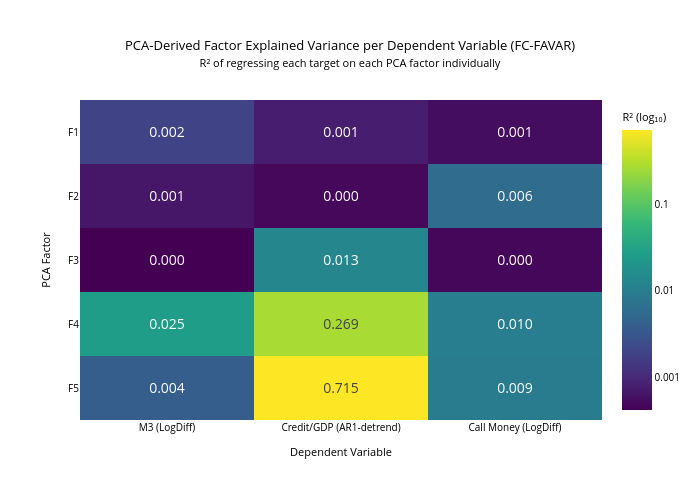

Notebook code cell kept with this figure:
### Code cell
# PCA-Derived Factor Explained Variance per Dependent Variable (FC-FAVAR)

# Dependent Variable
dep_vars  = [
    "LogDiff-Monetary Aggregates - M3 (JPY)",
    "AR(1)detrend-Total Credit - Private Non-Financial (%GDP)",
    "LogDiff-Call Money/Interbank Immediate (%)"
]
dep_labels = ["M3 (LogDiff)", "Credit/GDP\n(AR1-detrend)", "Call Money\n(LogDiff)"]
factor_cols = ["F1", "F2", "F3", "F4", "F5"]

# R-squared 
def r2_ols(x, y):
    X = np.column_stack([np.ones(len(x)), x])
    beta = np.linalg.lstsq(X, y, rcond=None)[0]
    y_hat = X @ beta
    ss_res = np.sum((y - y_hat) ** 2)
    ss_tot = np.sum((y - y.mean()) ** 2)
    return 1.0 - ss_res / ss_tot if ss_tot > 0 else 0.0
# R-Squared Matrix
r2_matrix = np.zeros((len(factor_cols), len(dep_vars)))
for j, dv in enumerate(dep_vars):
    y = favar_core_df[dv].dropna().values
    for i, fk in enumerate(factor_cols):
        x_raw = favar_core_df[fk].reindex(favar_core_df[dv].dropna().index).values
        mask  = ~np.isnan(x_raw) & ~np.isnan(y)
        r2_matrix[i, j] = r2_ols(x_raw[mask], y[mask])
r2_df = pd.DataFrame(r2_matrix, index=factor_cols, columns=dep_labels)

# Log-transform for color mapping only 
eps = 1e-4
z_log = np.log10(np.maximum(r2_matrix, eps))

# Text Annotation 
text_annot = [[f"{r2_matrix[i,j]:.3f}" for j in range(len(dep_vars))]
              for i in range(len(factor_cols))]
# Color Rescaling
fig = go.Figure(
    data=go.Heatmap(
        z = z_log,           
        x = dep_labels,
        y = factor_cols,
        text = text_annot,
        texttemplate = "%{text}",
        textfont = dict(size=14),
        colorscale = "Viridis",
        colorbar = dict(
            title = dict(text="R² (log₁₀)", font=dict(size=11, color="black")),
            tickformat = ".1f",
            tickvals = [-4, -3, -2, -1, 0],
            ticktext = ["0.0001", "0.001", "0.01", "0.1", "1.0"],
            tickfont = dict(size=10, color="black"),
        ),
    )
)
# Figure Layout & Cosmetics
fig.update_layout(
    title=dict(
        text=(
            "PCA-Derived Factor Explained Variance per Dependent Variable (FC-FAVAR)<br>"
            "<span style='font-size:11px;font-weight:normal;color:black'>"
            "R² of regressing each target on each PCA factor individually"
            "</span>"
        ),
        x=0.5, xanchor="center",
        font=dict(size=13, color="black"),
    ),
    xaxis=dict(
        title=dict(text="Dependent Variable", font=dict(size=11, color="black")),
        tickfont=dict(size=10, color="black"),
    ),
    yaxis=dict(
        title=dict(text="PCA Factor", font=dict(size=11, color="black")),
        tickfont=dict(size=10, color="black"),
        autorange="reversed",
    ),
    width=700, height=500,
    margin=dict(l=80, r=40, t=100, b=80),
    font=dict(size=11, color="black"),
    paper_bgcolor="white",
    plot_bgcolor="white",
)
fig.show()

### Figure 1 — Plotly figure (JSON) as saved in the notebook; plotly's stock layout.template omitted (floating-point values rounded to 4 significant figures)
{"data": [{"colorbar": {"tickfont": {"color": "black", "size": 10}, "tickformat": ".1f", "ticktext": ["0.0001", "0.001", "0.01", "0.1", "1.0"], "tickvals": [-4, -3, -2, -1, 0], "title": {"font": {"color": "black", "size": 11}, "text": "R² (log₁₀)"}}, "colorscale": [[0, "#440154"], [0.1111, "#482878"], [0.2222, "#3e4989"], [0.3333, "#31688e"], [0.4444, "#26828e"], [0.5556, "#1f9e89"], [0.6667, "#35b779"], [0.7778, "#6ece58"], [0.8889, "#b5de2b"], [1, "#fde725"]], "text": [["0.002", "0.001", "0.001"], ["0.001", "0.000", "0.006"], ["0.000", "0.013", "0.000"], ["0.025", "0.269", "0.010"], ["0.004", "0.715", "0.009"]], "textfont": {"size": 14}, "texttemplate": "%{text}", "type": "heatmap", "x": ["M3 (LogDiff)", "Credit/GDP\n(AR1-detrend)", "Call Money\n(LogDiff)"], "y": ["F1", "F2", "F3", "F4", "F5"], "z": [[-2.728, -3.107, -3.263], [-3.177, -3.311, -2.245], [-3.376, -1.887, -3.324], [-1.599, -0.5704, -2.006], [-2.418, -0.1456, -2.031]]}], "layout": {"font": {"color": "black", "size": 11}, "height": 500, "margin": {"b": 80, "l": 80, "r": 40, "t": 100}, "paper_bgcolor": "white", "plot_bgcolor": "white", "title": {"font": {"color": "black", "size": 13}, "text": "PCA-Derived Factor Explained Variance per Dependent Variable (FC-FAVAR)<br><span style='font-size:11px;font-weight:normal;color:black'>R² of regressing each target on each PCA factor individually</span>", "x": 0.5, "xanchor": "center"}, "width": 700, "xaxis": {"tickfont": {"color": "black", "size": 10}, "title": {"font": {"color": "black", "size": 11}, "text": "Dependent Variable"}}, "yaxis": {"autorange": "reversed", "tickfont": {"color": "black", "size": 10}, "title": {"font": {"color": "black", "size": 11}, "text": "PCA Factor"}}}}
